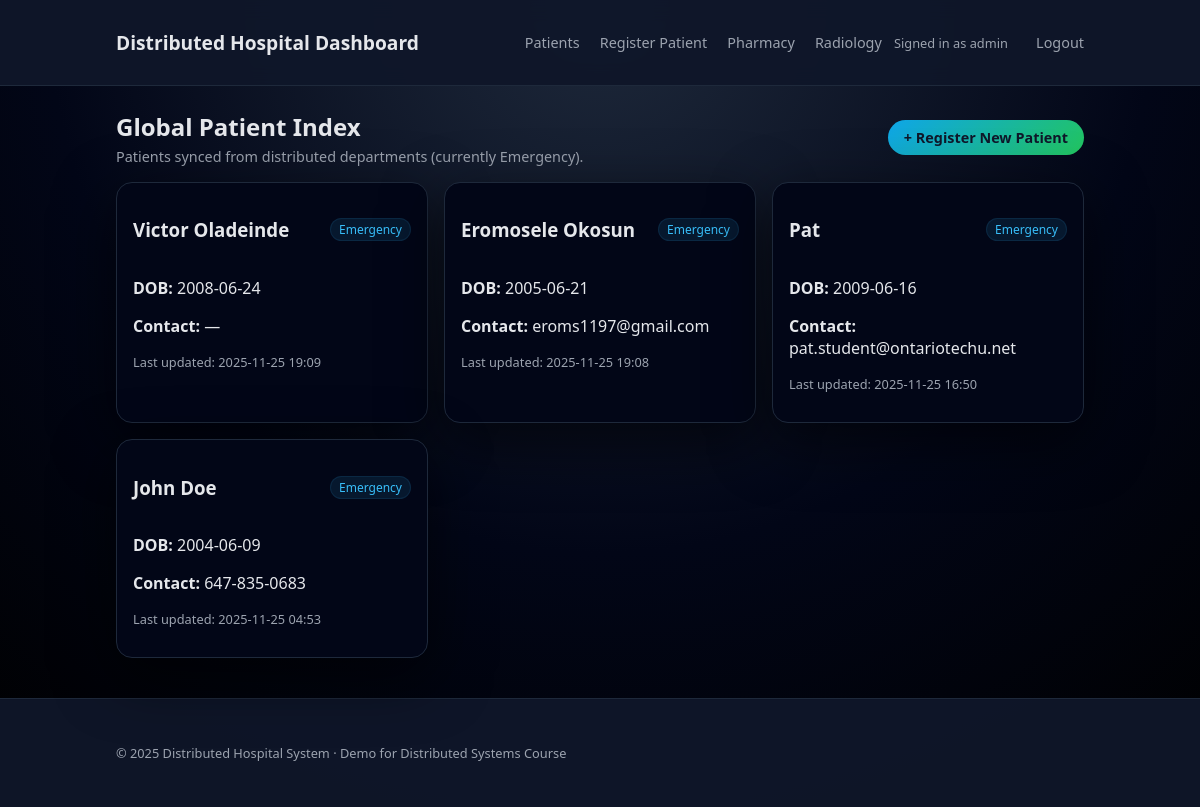
The page / (signed in) on the database its author committed.
### models.py (models this page shows, shortened)
class User(UserMixin, db.Model):
    __tablename__ = "users"
    id = db.Column(db.Integer, primary_key=True, autoincrement=True)
    username = db.Column(db.String(80), unique=True, nullable=False)
    password_hash = db.Column(db.String(255), nullable=False)
    role = db.Column(db.String(20), default="admin")

class PatientIndex(db.Model):
    __tablename__ = "patient_index"
    global_id = db.Column(db.Integer, primary_key=True, autoincrement=True)
    local_patient_id = db.Column(db.Integer, nullable=False)
    department = db.Column(db.String(50), nullable=False)
    name = db.Column(db.String(120), nullable=False)
    dob = db.Column(db.String(20))
    contact_info = db.Column(db.String(200))
    last_updated = db.Column(db.DateTime, default=datetime.utcnow)

### app.py (the view)
    @app.get("/")
    @login_required
    def dashboard():
        patients = PatientIndex.query.order_by(PatientIndex.last_updated.desc()).all()
        return render_template("dashboard.html", patients=patients)

### templates/dashboard.html
{% extends "base.html" %}
{% block content %}
  <section class="section-header">
    <div>
      <h2>Global Patient Index</h2>
      <p class="subtitle">
        Patients synced from distributed departments (currently Emergency).
      </p>
    </div>
    <a class="btn primary" href="{{ url_for('new_patient') }}">+ Register New Patient</a>
  </section>
  {% if patients %}
    <div class="card-list">
      {% for p in patients %}
        <a class="card patient-card" href="{{ url_for('patient_detail', global_id=p.global_id) }}">
          <div class="card-header">
            <h3>{{ p.name }}</h3>
            <span class="chip">{{ p.department|capitalize }}</span>
          </div>
          <p><strong>DOB:</strong> {{ p.dob or "—" }}</p>
          <p><strong>Contact:</strong> {{ p.contact_info or "—" }}</p>
          <p class="meta">Last updated: {{ p.last_updated.strftime("%Y-%m-%d %H:%M") }}</p>
        </a>
      {% endfor %}
    </div>
  {% else %}
    <div class="empty-state">
      <p>No patients in the system yet.</p>
      <a class="btn primary" href="{{ url_for('new_patient') }}">Register the first patient</a>
    </div>
  {% endif %}
{% endblock %}

### templates/base.html (shortened to what this page needs)
<!DOCTYPE html>
<html lang="en">
<head>
  <link rel="stylesheet" href="{{ url_for('static', filename='styles.css') }}">
</head>
<body>
  <header class="top-bar">
    <div class="container header-inner">
      <h1 class="app-title">Distributed Hospital Dashboard</h1>
      <nav class="nav-links">
        <a href="{{ url_for('dashboard') }}">Patients</a>
        <a href="{{ url_for('new_patient') }}">Register Patient</a>
        <a href="{{ url_for('pharmacy_view') }}">Pharmacy</a>
        <a href="{{ url_for('radiology_view') }}">Radiology</a>
          <span class="nav-user">Signed in as {{ current_user.username }}</span>
          <a href="{{ url_for('logout') }}">Logout</a>
      </nav>
    </div>
  </header>
  <main class="container main-content">
    {% block content %}{% endblock %}
  </main>
  <footer class="footer">
    <div class="container">
      <p>&copy; 2025 Distributed Hospital System · Demo for Distributed Systems Course</p>
    </div>
  </footer>
</body>
</html>

### static/styles.css (style rules this page uses)
:root { --bg: #0f172a; --card-bg: #020617; --accent: #38bdf8; --accent-soft: rgba(56, 189, 248, 0.1); --text-main: #e5e7eb; --text-muted: #9ca3af; --border-subtle: #1e293b; --danger: #f97373; --danger-soft: rgba(248, 113, 113, 0.1); --radius-lg: 16px; }
* { box-sizing: border-box; }
body { margin: 0; font-family: system-ui, -apple-system, BlinkMacSystemFont, "SF Pro Text", "Segoe UI", sans-serif; background: radial-gradient(circle at top, #1e293b 0, #020617 55%, #000 100%); color: var(--text-main); }
.container { max-width: 1000px; margin: 0 auto; padding: 16px; }
.top-bar { background: rgba(15, 23, 42, 0.95); border-bottom: 1px solid var(--border-subtle); backdrop-filter: blur(10px); position: sticky; top: 0; z-index: 10; }
.header-inner { display: flex; align-items: center; justify-content: space-between; }
.app-title { font-size: 1.2rem; font-weight: 600; }
.nav-links a { color: var(--text-muted); margin-left: 16px; text-decoration: none; font-size: 0.9rem; }
.main-content { padding-top: 24px; padding-bottom: 40px; }
.section-header { display: flex; align-items: center; justify-content: space-between; gap: 16px; margin-bottom: 16px; }
.section-header h2, .section-header h3 { margin: 0 0 4px; }
.subtitle { margin: 0; color: var(--text-muted); font-size: 0.9rem; }
.card-list { display: grid; grid-template-columns: repeat(auto-fit, minmax(260px, 1fr)); gap: 16px; }
.card { background: linear-gradient(145deg, #020617, #020617, #020617); border-radius: var(--radius-lg); border: 1px solid var(--border-subtle); padding: 16px; box-shadow: 0 18px 60px rgba(0, 0, 0, 0.6); }
.card.patient-card { text-decoration: none; color: inherit; transition: transform 0.12s ease, box-shadow 0.12s ease, border-color 0.12s ease, background 0.12s ease; }
.card-header { display: flex; justify-content: space-between; align-items: center; margin-bottom: 8px; }
.chip { padding: 2px 8px; border-radius: 999px; border: 1px solid var(--accent-soft); background: var(--accent-soft); color: var(--accent); font-size: 0.75rem; }
.meta { margin-top: 8px; font-size: 0.8rem; color: var(--text-muted); }
.btn { border-radius: 999px; border: 1px solid var(--border-subtle); padding: 8px 16px; font-size: 0.9rem; cursor: pointer; background: transparent; color: var(--text-main); text-decoration: none; display: inline-flex; align-items: center; justify-content: center; }
.btn.primary { background: linear-gradient(135deg, #0ea5e9, #22c55e); border: none; color: #0f172a; font-weight: 600; }
.footer { border-top: 1px solid var(--border-subtle); padding: 16px 0; font-size: 0.8rem; color: var(--text-muted); background: rgba(15, 23, 42, 0.95); }
.nav-user { font-size: 0.8rem; color: var(--text-muted); margin: 0 8px; }

### rows shown on the page
User: username "admin"
PatientIndex: name "Victor Oladeinde", department "Emergency", dob "2008-06-24", contact_info "—", last_updated "2025-11-25 19:09"
PatientIndex: name "Eromosele Okosun", department "Emergency", dob "2005-06-21", contact_info "eroms1197@gmail.com", last_updated "2025-11-25 19:08"
PatientIndex: name "Pat", department "Emergency", dob "2009-06-16", contact_info "pat.student@ontariotechu.net", last_updated "2025-11-25 16:50"
PatientIndex: name "John Doe", department "Emergency", dob "2004-06-09", contact_info "647-835-0683", last_updated "2025-11-25 04:53"
